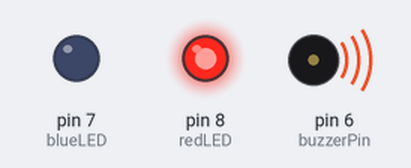
The sketch below on a simulated Arduino Uno, built with avr-gcc and run on an emulated ATmega328P. On the bench: output pins drawn as LEDs (lit = HIGH), buzzer (waves = sounding).

Above: at 0.5 s.
At 3.5 s:
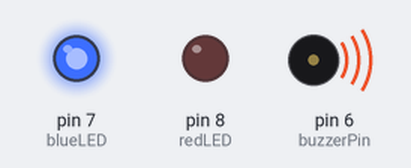
Timing chart, 0 to 4.6 s (numbered marks = the images above):
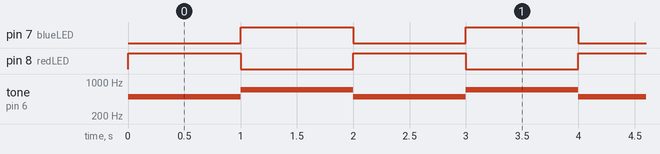

Measured:
- by itself, pin 7 (blueLED), pin 8 (redLED): alternates HIGH for 1.0 s and LOW for 1.0 s
- by itself, tone on pin 6 (buzzerPin): alternates 700 Hz for 1.0 s and 500 Hz for 1.0 s

The sketch:

police-siren.ino
```cpp
const int redLED = 8;     // Red LED is connected to digital pin 8
const int blueLED = 7;   // Blue LED is connected to digital pin 7
const int buzzerPin = 6; // Piezo buzzer is connected to digital pin 6

void setup() {
  pinMode(redLED, OUTPUT);
  pinMode(blueLED, OUTPUT);
  pinMode(buzzerPin, OUTPUT);
}

void loop() {
  digitalWrite(redLED, HIGH);
  digitalWrite(blueLED, LOW);
  tone(buzzerPin, 500, 9000);

  delay(1000);

  digitalWrite(redLED, LOW);
  digitalWrite(blueLED, HIGH);
  tone(buzzerPin, 700, 9000);

  delay(1000);
}
```
